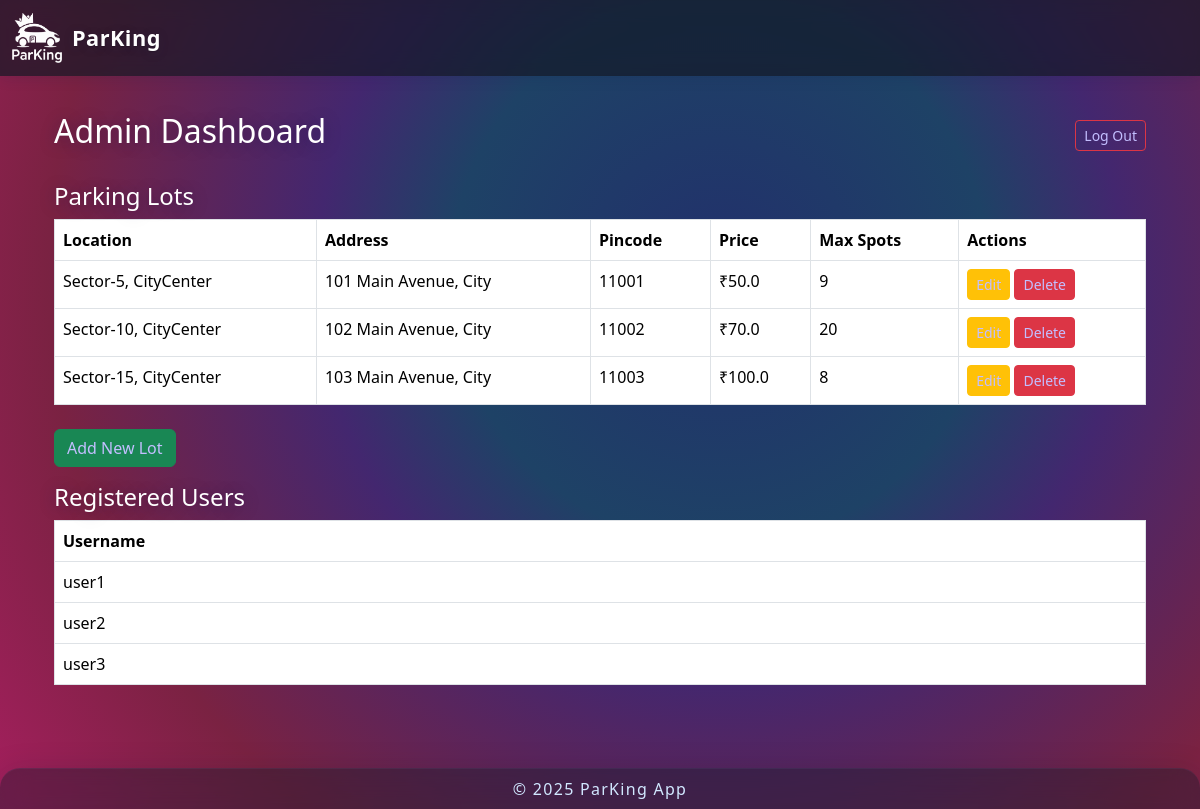
/admin/dashboard (signed in), run on an earlier commit of the app's database.
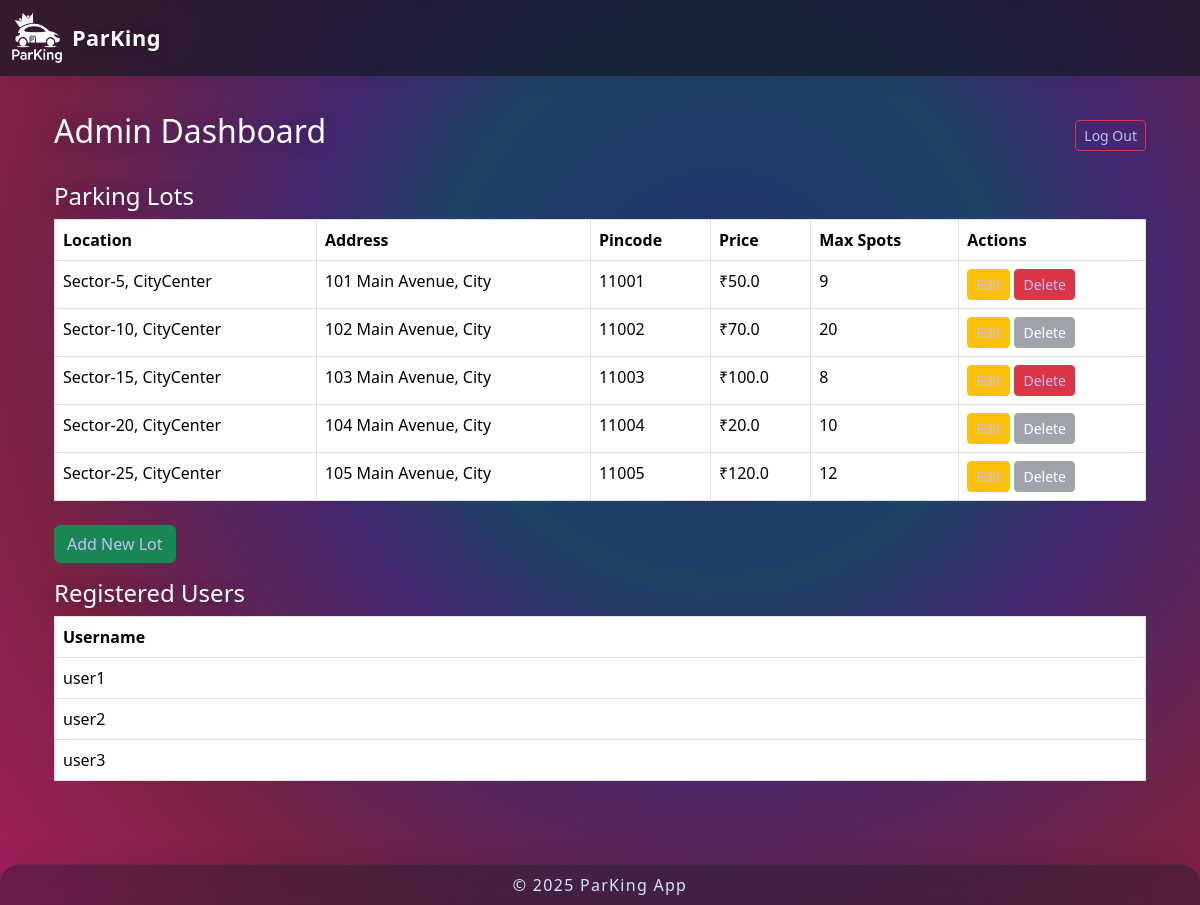
And on a later commit of the database.
### controllers/database.py (models this page shows)
class ParkingLot(db.Model):
    id = db.Column(db.Integer, primary_key=True)        # Primary key column is `id`
    location = db.Column(db.String(120), nullable=False)
    prices = db.Column(db.Float, nullable=False)
    address = db.Column(db.String(200), nullable=False)
    pincode = db.Column(db.String(10), nullable=False)
    max_spots = db.Column(db.Integer, nullable=False)
    spots = db.relationship('ParkingSpot', backref='parking_lot', lazy=True)

class User(db.Model):
    id = db.Column(db.Integer, primary_key=True)
    username = db.Column(db.String(80), unique=True, nullable=False)
    password = db.Column(db.String(120), nullable=False)
    current_booking_id = db.Column(db.Integer, nullable=False, default=0)

### app.py (the view)
@app.route('/admin/dashboard')
def admin_dashboard():
    if 'admin_id' not in session:
        flash("Please log in as admin to access dashboard.", "danger")
        return redirect(url_for('admin_login'))
    parking_lots = ParkingLot.query.all()
    users = User.query.all()
    return render_template('admin_dashboard.html', lots=parking_lots, users=users)

### templates/admin_dashboard.html
{% extends "layout.html" %}
{% block content %}
<div class="container py-4">
  <div class="d-flex justify-content-between align-items-center mb-4">
    <h2>Admin Dashboard</h2>
    <a href="{{ url_for('admin_logout') }}" class="btn btn-outline-danger btn-sm">Log Out</a>
  </div>
  <h4>Parking Lots</h4>
  <table class="table table-bordered mb-4">
    <thead>
      <tr>
        <th>Location</th>
        <th>Address</th>
        <th>Pincode</th>
        <th>Price</th>
        <th>Max Spots</th>
        <th>Actions</th>
      </tr>
    </thead>
    <tbody>
      {% for lot in lots %}
      <tr>
        <td>{{ lot.location }}</td>
        <td>{{ lot.address }}</td>
        <td>{{ lot.pincode }}</td>
        <td>₹{{ lot.prices }}</td>
        <td>{{ lot.max_spots }}</td>
        <td>
          <a href="{{ url_for('admin_edit_lot', lot_id=lot.id) }}" class="btn btn-sm btn-warning">Edit</a>
          {% set occupied_spots = lot.spots|selectattr('status', 'equalto', 'O')|list|length %}
          {% if occupied_spots == 0 %}
            <a href="{{ url_for('admin_delete_lot', lot_id=lot.id) }}" class="btn btn-sm btn-danger" onclick="return confirm('Confirm delete this parking lot?')">Delete</a>
          {% else %}
            <button class="btn btn-sm btn-secondary" disabled>Delete</button>
          {% endif %}
        </td>
      </tr>
      {% endfor %}
    </tbody>
  </table>
  <a href="{{ url_for('admin_add_lot') }}" class="btn btn-success mb-3">Add New Lot</a>
  <h4>Registered Users</h4>
  <table class="table table-bordered">
    <thead>
      <tr><th>Username</th></tr>
    </thead>
    <tbody>
      {% for user in users %}
      <tr><td>{{ user.username }}</td></tr>
      {% endfor %}
    </tbody>
  </table>
</div>
{% endblock %}

### templates/layout.html (shortened to what this page needs)
<!DOCTYPE html>
<html lang="en">
<head>
    <link href="https://cdn.jsdelivr.net/npm/bootstrap@5.3.2/dist/css/bootstrap.min.css" rel="stylesheet" />
    <link rel="stylesheet" href="{{ url_for('static', filename='css/style.css') }}">
</head>
<body>
    <nav class="navbar glass-header navbar-expand-lg fixed-top">
        <div class="container-fluid">
            <a class="navbar-brand d-flex align-items-center" href="{{ url_for('home') }}">
                <img src="{{ url_for('static', filename='content/ParKing_logo_white.png') }}" alt="Logo" width="50" height="50" style="margin-right: 10px;">
                <strong>ParKing</strong>
            </a>
        </div>
    </nav>
    <main class="container my-4">
        {% block content %}{% endblock %}
    </main>
    <footer class="glass-footer fixed-bottom text-center py-2">
    © 2025 ParKing App
    </footer>
</body>
</html>

### static/css/style.css (style rules this page uses)
body { background: radial-gradient( circle at 60% 34%, #22306c 0%, #1e4266 30%, #43276f 45%, #7A2242 75%, #a51f5e 100% ), #0a1036; color: #fff; font-family: 'Segoe UI', 'Roboto', Arial, sans-serif; min-height: 100vh; padding-top: 64px; padding-bottom: 60px; }
p, .home-lead, .lead, li, span, div:not(.card):not(.glass-footer):not(.glass-header) { color: #fff !important; }
h1, h2, h3, h4, h5, h6 { color: #fff !important; text-shadow: 0 2px 16px rgba(20,20,80,0.36); }
.navbar { background: linear-gradient(90deg, #191b37 60%, #1b72a1 100%) !important; box-shadow: 0 3px 18px rgba(11,10,67,0.14); }
.navbar-brand, .navbar-brand strong { color: #fff !important; text-shadow: 0 2px 10px rgba(30,35,65,0.25), 0 1px 1px rgba(0,0,0,0.16); font-weight: 700; font-size: 1.36rem; letter-spacing: 0.02em; }
.glass-header { width: 100%; background: rgba(22,26,38,0.72) !important; box-shadow: 0 1px 14px 0 rgba(20,30,80,0.15); backdrop-filter: blur(12px) saturate(120%); -webkit-backdrop-filter: blur(12px) saturate(120%); border-bottom: none; color: #d1e8ff; border-radius: 0; z-index: 1040; box-sizing: border-box; margin: 0; }
.glass-footer { width: 100%; background: rgba(20,30,45,0.42); box-shadow: 0 8px 32px 0 rgba(19, 24, 41, 0.26); backdrop-filter: blur(14px) saturate(110%); -webkit-backdrop-filter: blur(14px) saturate(110%); border-top: 1.5px solid rgba(130,130,185,0.09); color: #d1e8ff; letter-spacing: 0.08em; border-radius: 1.25rem 1.25rem 0 0; margin: 0; z-index: 100; font-size: 1rem; }
.footer, .glass-footer { border-bottom: none; }
a, .btn-link { color: #C3BFFF !important; }

What changed in the data, as far as the page shows it:
added ParkingLot: location "Sector-20, CityCenter", address "104 Main Avenue, City", pincode "11004", prices "20.0", max_spots "10", shows "Delete"
added ParkingLot: location "Sector-25, CityCenter", address "105 Main Avenue, City", pincode "11005", prices "120.0", max_spots "12", shows "Delete"
